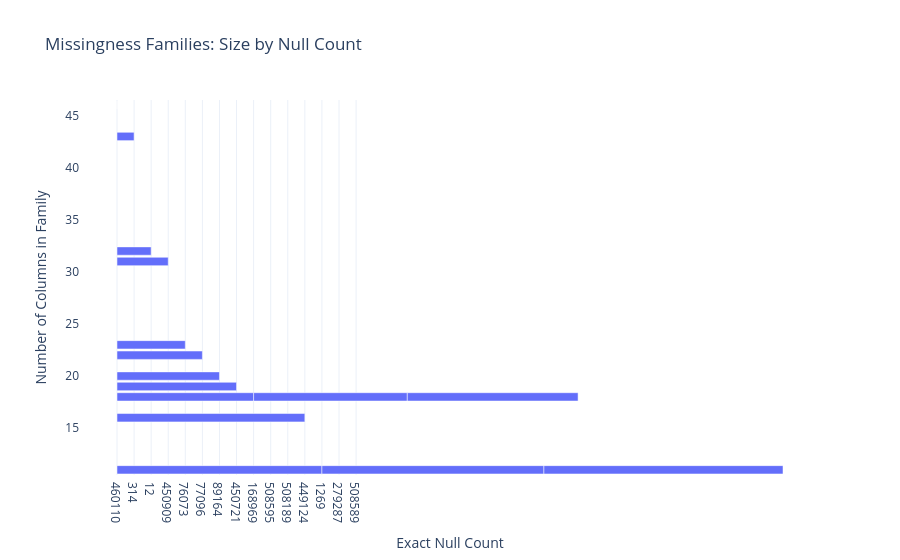

The notebook cell saved with this chart:
### Code cell
null_counts = [(c, df[c].null_count()) for c in v_cols]
df_nulls = pl.DataFrame(null_counts, schema=["column", "null_count"], orient="row")

family_sizes = (
    df_nulls.group_by("null_count")
    .agg(pl.len().alias("family_size"))
    .sort("family_size", descending=True)
)

fig = px.bar(family_sizes.to_pandas(), x="null_count", y="family_size", 
             title="Missingness Families: Size by Null Count",
             labels={"null_count": "Exact Null Count", "family_size": "Number of Columns in Family"},
             template="plotly_white")
fig.update_xaxes(type='category')
fig.show()

families = (
    df_nulls.group_by("null_count")
    .agg(pl.col("column").alias("cols"))
    .sort("null_count", descending=True)
    .to_dict(as_series=False)
)

table = (
    "| Null count | Family size | Columns |\n"
    "| --- | ---: | --- |\n"
    + "\n".join(
        f"| {null_count} | {len(cols)} | {', '.join(cols)} |"
        for null_count, cols in zip(families["null_count"], families["cols"])
    )
)
display(Markdown(table))

missingness_families = (
    df_nulls.group_by("null_count")
    .agg(pl.col("column").alias("cols"))
    .to_dict(as_series=False)
)
missingness_map = {c: cols for cols in missingness_families['cols'] for c in cols}

### Figure 1 — Plotly figure (JSON) as saved in the notebook; plotly's stock layout.template omitted (floating-point values rounded to 4 significant figures)
{"data": [{"hovertemplate": "Exact Null Count=%{x}<br>Number of Columns in Family=%{y}<extra></extra>", "legendgroup": "", "marker": {"color": "#636efa", "pattern": {"shape": ""}}, "name": "", "orientation": "h", "showlegend": false, "textposition": "auto", "type": "bar", "x": [460110, 314, 12, 450909, 76073, 77096, 89164, 450721, 168969, 508595, 508189, 449124, 1269, 279287, 508589], "xaxis": "x", "y": [46, 43, 32, 31, 23, 22, 20, 19, 18, 18, 18, 16, 11, 11, 11], "yaxis": "y"}], "layout": {"barmode": "relative", "legend": {"tracegroupgap": 0}, "title": {"text": "Missingness Families: Size by Null Count"}, "xaxis": {"anchor": "y", "domain": [0, 1], "title": {"text": "Exact Null Count"}, "type": "category"}, "yaxis": {"anchor": "x", "domain": [0, 1], "title": {"text": "Number of Columns in Family"}}}}
